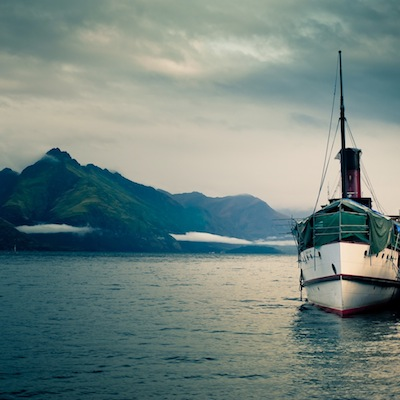
#> input picture seam_carving/boat.jpg, 400 x 400 px
$ python sc2.py boat.jpg   (Python 2 division)   (older library calls are emulated)
#> lines starting #> are read from the running program, lines starting #| are printed output that depends on the picture
import cv2
import numpy as np
import sys

def compute_energy(img):
 gray = cv2.cvtColor(img,cv2.COLOR_BGR2GRAY)
 sobel_x = cv2.Sobel(gray,cv2.CV_64F,1,0,ksize=3)
 sobel_y = cv2.Sobel(gray,cv2.CV_64F,0,1,ksize=3)
 abs_sobel_x = cv2.convertScaleAbs(sobel_x)
 abs_sobel_y = cv2.convertScaleAbs(sobel_y)
 energy = cv2.addWeighted(abs_sobel_x,0.5,abs_sobel_y,0.5,0)
 return energy


def path_energy(rows,cols1,e):
 e1 = np.zeros(cols1,dtype=np.float)
 for j in range(cols1):
  jc = j
  for i in range(rows):
   if jc==0:
     if e[i,jc] < e[i,jc+1]:
      e1[j] += e[i,jc]
     else:
      e1[j] += e[i,jc+1]
      jc = jc+1
   if jc==cols1-1:
     if e[i,jc-1] < e[i,jc]:
      e1[j] += e[i,jc-1]
      jc = jc-1
     else:
      e1[j] += e[i,jc]
   if jc>0 and jc <cols1-1:
     if e[i,jc-1] < min(e[i,jc],e[i,jc+1]):
      e1[j] += e[i,jc-1]
      jc = jc-1
     elif e[i,jc] < min(e[i,jc-1],e[i,jc+1]):
      e1[j] += e[i,jc]
     else:
      e1[j] += e[i,jc+1]
      jc = jc+1
 j = np.argmin(e1)
 print j
 # this j is the column number of min energy path
 jj = np.zeros(rows,dtype=np.int)
 jc = j
 for i in range(rows):
   if jc==0:
     if e[i,jc] < e[i,jc+1]:
      jc = jc
     else:
      jc = jc+1
   if jc==cols1-1:
     if e[i,jc-1] < e[i,jc]:
      jc = jc-1
     else:
      jc = jc
   if jc>0 and jc <cols1-1:
     if e[i,jc-1] < min(e[i,jc],e[i,jc+1]):
      jc = jc-1
     elif e[i,jc] < min(e[i,jc-1],e[i,jc+1]):
      jc = jc
     else:
      jc = jc+1
   jj[i] = jc
 return j, jj


def add_seam(img1,rows,cols1,jj):
 img2 = np.zeros((rows,cols1+1,3), np.uint8)
 for i in range(rows):
  jadd = jj[i]
  img2[i,0:jadd+1,:] = img1[i,0:jadd+1,:]
  img2[i,jadd+1,:] = img1[i,jadd,:]
  img2[i,jadd+2:cols1+1,:] = img1[i,jadd+1:cols1,:]
 return img2

def vertical_seam_enlarge(cols_desired,img):
 rows, cols, chan = img.shape
 img1 = np.copy(img)
 cols1 = cols
 while cols1 < cols_desired:
  e = compute_energy(img1)
  jmin, jj = path_energy(rows,cols1,e)
  img1 = add_seam(img1,rows,cols1,jj)
  cols1 += 1
 return img1


if __name__ == '__main__':
 img = cv2.imread(sys.argv[1])
#> img is the input picture: shape (400, 400, 3); mean B, G, R 128.3, 133.1, 114.9
 rows, cols, chan = img.shape
#> rows = 400; cols = 400; chan = 3
 print "dimensions of original image = ", rows, cols
#| dimensions of original image =  400 400

 cols_desired = cols + 50
#> cols_desired = 450
 img_out = vertical_seam_enlarge(cols_desired,img)
#> the loop in vertical_seam_enlarge, `while cols1 < cols_desired:` made 50 passes
#> jmin on passes 1 to 12: 78, 8, 50, 72, 51, 50, 51, 50, 70, 8, 9, 123
#> pass 1, in compute_energy, `gray = cv2.cvtColor(img,cv2.COLOR_BGR2GRAY)`:
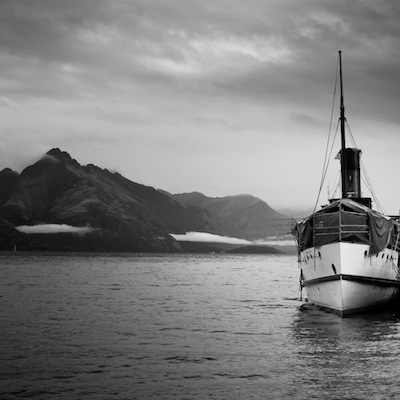
#> gray: shape (400, 400); min 0, max 237, mean 127.1
#> pass 1, in compute_energy, `sobel_x = cv2.Sobel(gray,cv2.CV_64F,1,0,ksize=3)`:
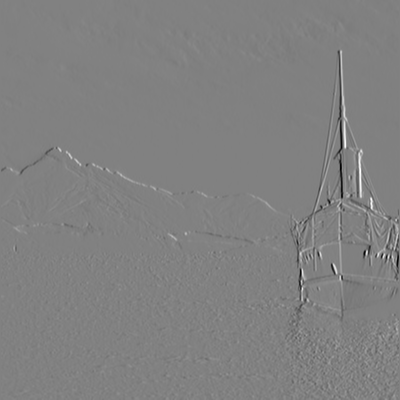
#> sobel_x: shape (400, 400) float64; min -878, max 857, mean 0.6; drawn with min black and max white
#> pass 1, in compute_energy, `sobel_y = cv2.Sobel(gray,cv2.CV_64F,0,1,ksize=3)`:
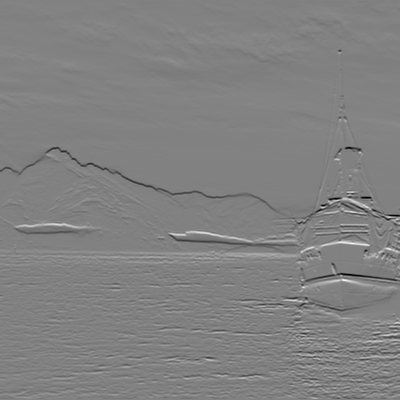
#> sobel_y: shape (400, 400) float64; min -874, max 844, mean -1.3; drawn with min black and max white
#> pass 1, in compute_energy, `abs_sobel_x = cv2.convertScaleAbs(sobel_x)`:
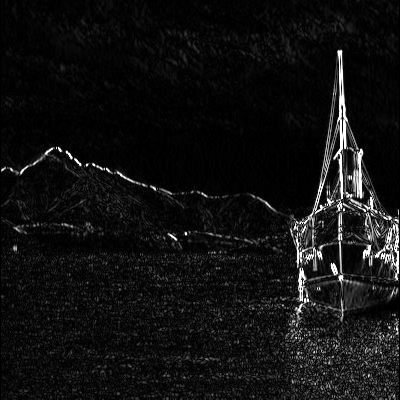
#> abs_sobel_x: shape (400, 400); min 0, max 255, mean 17.2
#> after the loop in vertical_seam_enlarge, `while cols1 < cols_desired:`:
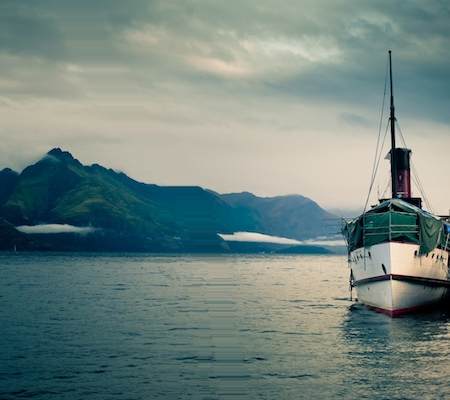
#> img1: shape (400, 450, 3); mean B, G, R 128.3, 133, 114.3
 print "dimensions of seam carved image = ", img_out.shape[:2]
#| dimensions of seam carved image =  (400, 450)

 cv2.imshow('original image', img)
 cv2.imshow('seam carved image',img_out)
 cv2.imwrite('seam_carved_enlarged.jpg',img_out)
 cv2.waitKey()
